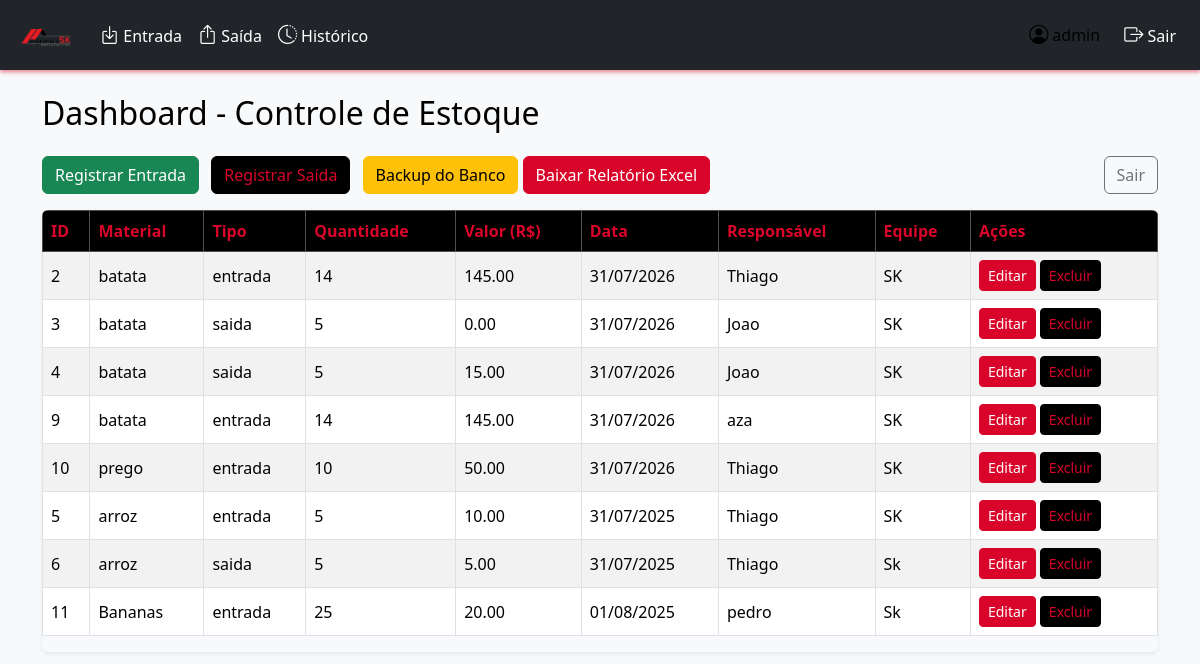
/ (signed in), run on the app's committed database.
### tables this page shows
CREATE TABLE movimentacoes (
                id INTEGER PRIMARY KEY,
                tipo TEXT,
                material TEXT,
                quantidade INTEGER,
                valor REAL,
                data TEXT,
                quem_colocou TEXT,
                quem_retirou TEXT,
                equipe TEXT
            );

### app.py (the view)
@app.route('/')
def index():
    if 'user' not in session:
        return redirect(url_for('login'))
    conn = sqlite3.connect('database.db')
    c = conn.cursor()
    c.execute('SELECT * FROM movimentacoes ORDER BY data DESC')
    historico = c.fetchall()
    conn.close()
    return render_template('dashboard.html', historico=historico)

### templates/dashboard.html (shortened to what this page needs)
{% extends 'base.html' %}
{% block content %}
<h2 class="mb-4">Dashboard - Controle de Estoque</h2>
<div class="d-flex justify-content-between mb-3">
    <div>
        <a href="{{ url_for('entrada') }}" class="btn btn-success me-2">Registrar Entrada</a>
        <a href="{{ url_for('saida') }}" class="btn btn-danger">Registrar Saída</a>
        <a href="{{ url_for('backup') }}" class="btn btn-warning ms-2">Backup do Banco</a>
        <a href="{{ url_for('relatorio_excel') }}" class="btn btn-primary">Baixar Relatório Excel</a>
    </div>
    <a href="{{ url_for('logout') }}" class="btn btn-outline-secondary">Sair</a>
</div>
<div class="table-responsive shadow-sm rounded">
    <table class="table table-striped table-hover table-bordered align-middle">
        <thead class="table-dark">
            <tr>
                <th>ID</th>
                <th>Material</th>
                <th>Tipo</th>
                <th>Quantidade</th>
                <th>Valor (R$)</th>
                <th>Data</th>
                <th>Responsável</th>
                <th>Equipe</th>
                <th>Ações</th>
            </tr>
        </thead>
        <tbody>
            {% for item in historico %}
            <tr>
                <td>{{ item[0] }}</td>
                <td>{{ item[2] }}</td>
                <td>{{ item[1] }}</td>
                <td>{{ item[3] }}</td>
                <td>{{ '%.2f'|format(item[4]|float) }}</td>
                <td>{{ item[5] }}</td>
                <td>
                    {% if item[1] == 'entrada' %}
                        {{ item[6] }}
                    {% else %}
                        {{ item[7] }}
                    {% endif %}
                </td>
                <td>{{ item[8] }}</td>
                <td>
                    <a href="{{ url_for('editar_movimentacao', id=item[0]) }}" class="btn btn-sm btn-primary">Editar</a>
                    <a href="{{ url_for('excluir_movimentacao', id=item[0]) }}" class="btn btn-sm btn-danger"
                       onclick="return confirm('Tem certeza que deseja excluir essa movimentação?');">Excluir</a>
                </td>
            </tr>
            {% else %}
            <tr>
                <td colspan="9" class="text-center">Nenhum registro encontrado.</td>
            </tr>
            {% endfor %}
        </tbody>
    </table>
</div>
{% endblock %}

### static/css/style.css (style rules this page uses)
body { background-color: #fff; font-family: 'Segoe UI', Tahoma, Geneva, Verdana, sans-serif; color: #000; }
.btn-primary { background-color: #d90429; border-color: #d90429; transition: background-color 0.3s ease; color: #fff; }
.btn-danger { background-color: #000; border-color: #000; color: #d90429; transition: all 0.3s ease; }
.table { background-color: #fff; }
.table thead th { background-color: #000; color: #d90429; }

### data on the page
movimentacoes: id "2", material "batata", tipo "entrada", quantidade "14", valor "145.00", data "31/07/2026", quem_colocou "Thiago", equipe "SK"
movimentacoes: id "3", material "batata", tipo "saida", quantidade "5", valor "0.00", data "31/07/2026", quem_retirou "Joao", equipe "SK"
movimentacoes: id "4", material "batata", tipo "saida", quantidade "5", valor "15.00", data "31/07/2026", quem_retirou "Joao", equipe "SK"
movimentacoes: id "9", material "batata", tipo "entrada", quantidade "14", valor "145.00", data "31/07/2026", quem_colocou "aza", equipe "SK"
movimentacoes: id "10", material "prego", tipo "entrada", quantidade "10", valor "50.00", data "31/07/2026", quem_colocou "Thiago", equipe "SK"
movimentacoes: id "5", material "arroz", tipo "entrada", quantidade "5", valor "10.00", data "31/07/2025", quem_colocou "Thiago", equipe "SK"
movimentacoes: id "6", material "arroz", tipo "saida", quantidade "5", valor "5.00", data "31/07/2025", quem_retirou "Thiago", equipe "Sk"
movimentacoes: id "11", material "Bananas", tipo "entrada", quantidade "25", valor "20.00", data "01/08/2025", quem_colocou "pedro", equipe "Sk"

### other printed values
{{ session['user'] }} "admin"
